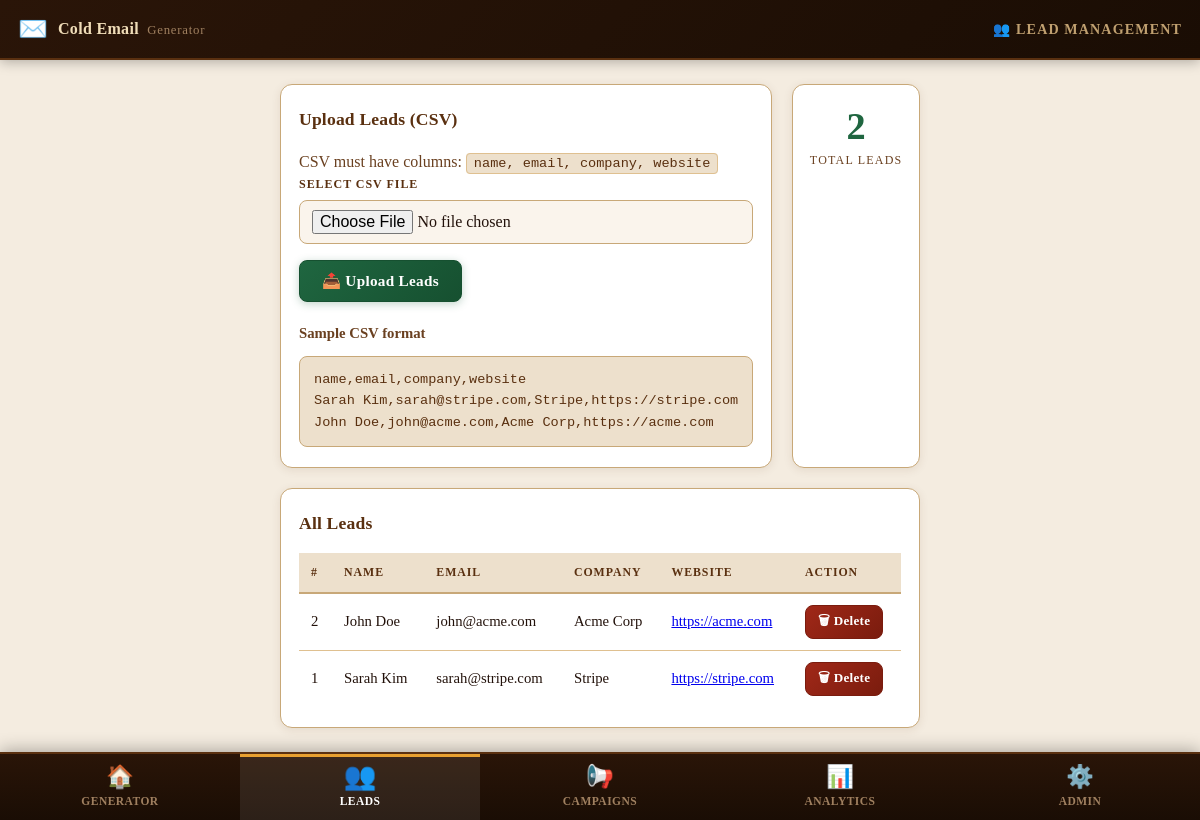
Page /leads on the committed database.
### tables this page shows
CREATE TABLE leads (
            id       INTEGER PRIMARY KEY AUTOINCREMENT,
            name     TEXT,
            email    TEXT UNIQUE,
            company  TEXT,
            website  TEXT,
            created_at DATETIME DEFAULT CURRENT_TIMESTAMP
        );

### app.py (the view)
@app.route('/leads')
def leads():
    db = get_db()
    leads = db.execute('SELECT * FROM leads ORDER BY id DESC').fetchall()
    return render_template('leads.html', leads=leads)

### models/db.py (called while the page is built)
def get_db():
    if 'db' not in g:
        g.db = sqlite3.connect(
            config.DATABASE_PATH,
            detect_types=sqlite3.PARSE_DECLTYPES
        )
        g.db.row_factory = sqlite3.Row
        g.db.execute('PRAGMA journal_mode=WAL')
        g.db.execute('PRAGMA foreign_keys=ON')
    return g.db

### templates/leads.html (shortened to what this page needs)
{% extends "base.html" %}
{% block page_title %}👥 Lead Management{% endblock %}
{% block content %}
<div class="two-col">
  <div class="card">
    <h2 class="card-title">Upload Leads (CSV)</h2>
    <p class="text-muted">CSV must have columns: <code>name, email, company, website</code></p>
    <form id="upload-form" enctype="multipart/form-data">
      <div class="form-group">
        <label for="csv_file">Select CSV File</label>
        <input type="file" id="csv_file" name="csv_file" accept=".csv" required />
      </div>
      <button type="submit" class="btn btn-primary">📤 Upload Leads</button>
    </form>
    <div class="mt-4">
      <h3 class="card-subtitle">Sample CSV format</h3>
      <pre class="code-block">name,email,company,website
Sarah Kim,sarah@stripe.com,Stripe,https://stripe.com
John Doe,john@acme.com,Acme Corp,https://acme.com</pre>
    </div>
  </div>
  <div class="card stat-card">
    <div class="stat-number">{{ leads|length }}</div>
    <div class="stat-label">Total Leads</div>
  </div>
</div>
{% if leads %}
<div class="card mt-4">
  <h2 class="card-title">All Leads</h2>
  <div class="table-wrap">
    <table class="data-table">
      <thead>
        <tr>
          <th>#</th>
          <th>Name</th>
          <th>Email</th>
          <th>Company</th>
          <th>Website</th>
          <th>Action</th>
        </tr>
      </thead>
      <tbody>
        {% for lead in leads %}
        <tr id="lead-row-{{ lead.id }}">
          <td>{{ lead.id }}</td>
          <td>{{ lead.name or '—' }}</td>
          <td>{{ lead.email }}</td>
          <td>{{ lead.company or '—' }}</td>
          <td>
            {% if lead.website %}
              <a href="{{ lead.website }}" target="_blank" rel="noopener">{{ lead.website[:30] }}{% if lead.website|length > 30 %}…{% endif %}</a>
            {% else %}—{% endif %}
          </td>
          <td>
            <button class="btn btn-danger btn-xs" onclick="deleteLead({{ lead.id }})">🗑 Delete</button>
          </td>
        </tr>
        {% endfor %}
      </tbody>
    </table>
  </div>
</div>
{% else %}
<div class="card mt-4 empty-state">
  <p>No leads yet. Upload a CSV file to get started.</p>
</div>
{% endif %}
{% endblock %}

### rows in the picture
leads: id "2", name "John Doe", email "john@acme.com", company "Acme Corp", website "https://acme.com"
leads: id "1", name "Sarah Kim", email "sarah@stripe.com", company "Stripe", website "https://stripe.com"

### other values in the picture
{{ leads|length }} "2"
